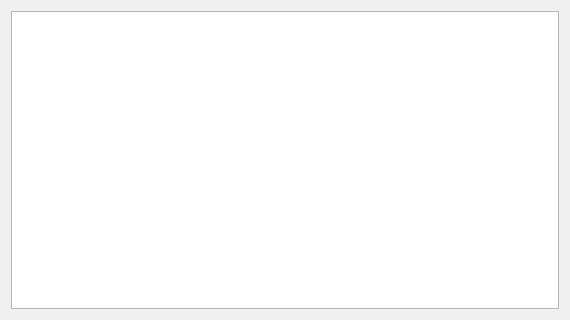
<?xml version="1.0" encoding="UTF-8"?>
<ui version="4.0">
 <class>realTimeDialog</class>
 <widget class="QDialog" name="realTimeDialog">
  <property name="windowModality">
   <enum>Qt::ApplicationModal</enum>
  </property>
  <property name="enabled">
   <bool>true</bool>
  </property>
  <property name="geometry">
   <rect>
    <x>0</x>
    <y>0</y>
    <width>570</width>
    <height>320</height>
   </rect>
  </property>
  <property name="sizePolicy">
   <sizepolicy hsizetype="Fixed" vsizetype="Fixed">
    <horstretch>0</horstretch>
    <verstretch>0</verstretch>
   </sizepolicy>
  </property>
  <property name="minimumSize">
   <size>
    <width>570</width>
    <height>320</height>
   </size>
  </property>
  <property name="maximumSize">
   <size>
    <width>570</width>
    <height>320</height>
   </size>
  </property>
  <property name="contextMenuPolicy">
   <enum>Qt::DefaultContextMenu</enum>
  </property>
  <property name="acceptDrops">
   <bool>false</bool>
  </property>
  <property name="windowTitle">
   <string>Real_Time_Dialog</string>
  </property>
  <property name="inputMethodHints">
   <set>Qt::ImhNone</set>
  </property>
  <property name="sizeGripEnabled">
   <bool>false</bool>
  </property>
  <property name="modal">
   <bool>false</bool>
  </property>
  <layout class="QHBoxLayout" name="horizontalLayout">
   <item>
    <widget class="QListWidget" name="listWidget">
     <property name="maximumSize">
      <size>
       <width>16777215</width>
       <height>16777215</height>
      </size>
     </property>
     <property name="inputMethodHints">
      <set>Qt::ImhNone</set>
     </property>
     <property name="selectionMode">
      <enum>QAbstractItemView::SingleSelection</enum>
     </property>
     <property name="flow">
      <enum>QListView::TopToBottom</enum>
     </property>
     <property name="isWrapping" stdset="0">
      <bool>false</bool>
     </property>
    </widget>
   </item>
  </layout>
 </widget>
 <layoutdefault spacing="6" margin="11"/>
 <resources/>
 <connections/>
</ui>
